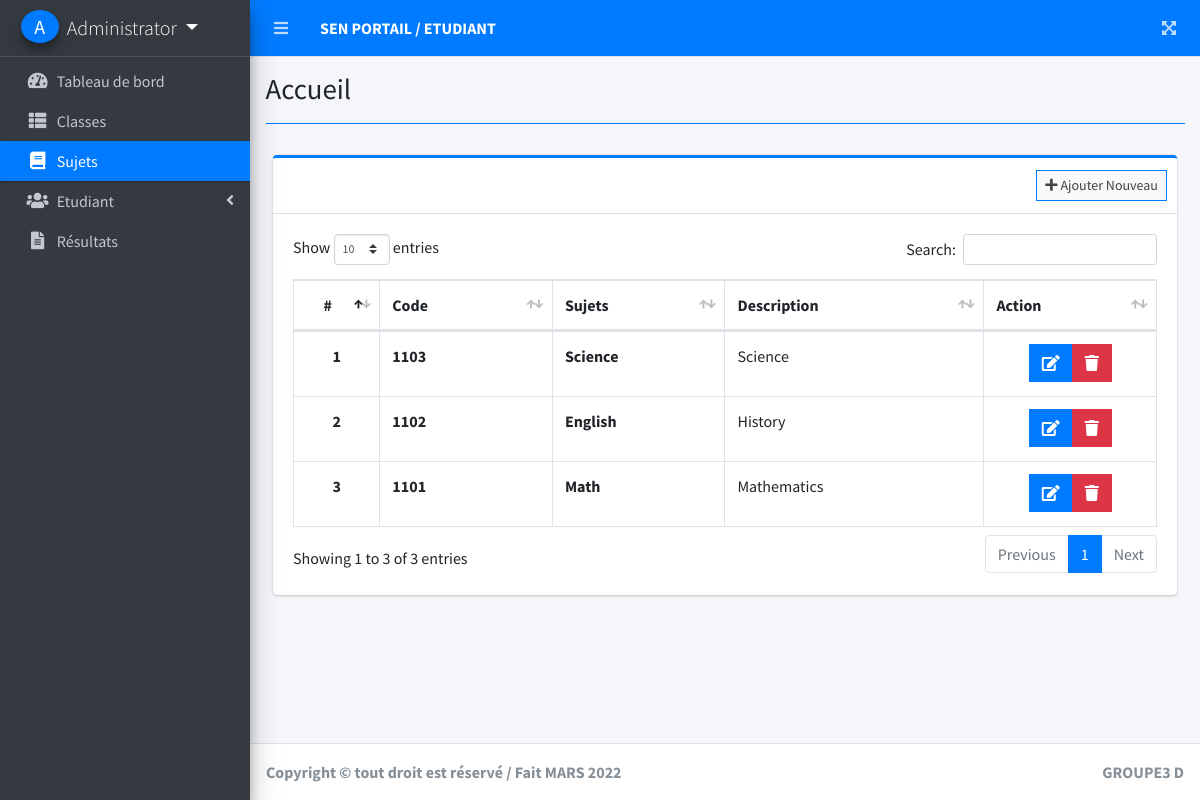
Page /index.php?page=subjects (signed in) on the committed database.
### tables this page shows
CREATE TABLE `subjects` (
  `id` int(30) NOT NULL,
  `subject_code` varchar(50) NOT NULL,
  `subject` varchar(200) NOT NULL,
  `description` text NOT NULL,
  `date_created` datetime NOT NULL DEFAULT current_timestamp()
);

### subjects.php (the view, shortened to what this page needs)
<?php include'db_connect.php' ?>
<div class="col-lg-12">
	<div class="card card-outline card-primary">
		<div class="card-header">
			<div class="card-tools">
				<a class="btn btn-block btn-sm btn-default btn-flat border-primary new_subject" href="javascript:void(0)"><i class="fa fa-plus"></i> Ajouter Nouveau</a>
			</div>
		</div>
		<div class="card-body">
			<table class="table tabe-hover table-bordered" id="list">
				<colgroup>
					<col width="10%">
					<col width="20%">
					<col width="20%">
					<col width="30%">
					<col width="20%">
				</colgroup>
				<thead>
					<tr>
						<th class="text-center">#</th>
						<th>Code</th>
						<th>Sujets</th>
						<th>Description</th>
						<th>Action</th>
					</tr>
				</thead>
				<tbody>
					<?php
					$i = 1;
					$qry = $conn->query("SELECT * FROM subjects order by unix_timestamp(date_created) desc ");
					while($row= $qry->fetch_assoc()):
					?>
					<tr>
						<th class="text-center"><?php echo $i++ ?></th>
						<td><b><?php echo ucwords($row['subject_code']) ?></b></td>
						<td><b><?php echo ucwords($row['subject']) ?></b></td>
						<td><p class=""><?php echo $row['description'] ?></p></td>
						<td class="text-center">
		                    <div class="btn-group">
		                        <a href="javascript:void(0)" data-id='<?php echo $row['id'] ?>' class="btn btn-primary btn-flat manage_subject">
		                          <i class="fas fa-edit"></i>
		                        </a>
		                        <button type="button" class="btn btn-danger btn-flat delete_subject" data-id="<?php echo $row['id'] ?>">
		                          <i class="fas fa-trash"></i>
		                        </button>
	                      </div>
						</td>
					</tr>
				<?php endwhile; ?>
				</tbody>
			</table>
		</div>
	</div>
</div>

### index.php (shortened to what this page needs)
<!DOCTYPE html>
<html lang="fr">
<?php
	include 'header.php'
?>
<body class="hold-transition sidebar-mini layout-fixed layout-navbar-fixed layout-footer-fixed">
<div class="wrapper">
  <?php include 'topbar.php' ?>
  <?php include 'sidebar.php' ?>
  <div class="content-wrapper">
    <div class="content-header">
      <div class="container-fluid">
        <div class="row mb-2">
          <div class="col-sm-6">
            <h1 class="m-0">Accueil</h1>
          </div>
        </div>
            <hr class="border-primary">
      </div>
    </div>
    <section class="content">
      <div class="container-fluid">
         <?php
            $page = isset($_GET['page']) ? $_GET['page'] : 'home';
            if(!file_exists($page.".php")){
                include '404.html';
            }else{
            include $page.'.php';
            }
          ?>
      </div>
    </section>
  </div>
  <footer class="main-footer">
    <strong> Copyright © tout droit est réservé / Fait MARS 2022</strong>
    <div class="float-right d-none d-sm-inline-block">
      <b>GROUPE3 D</b>
    </div>
  </footer>
</div>
</body>
</html>

### header.php (shortened to what this page needs)
<head>
  <link rel="stylesheet" href="assets/plugins/fontawesome-free/css/all.min.css">
  <link rel="stylesheet" href="assets/plugins/overlayScrollbars/css/OverlayScrollbars.min.css">
  <link rel="stylesheet" href="assets/plugins/datatables-bs4/css/dataTables.bootstrap4.min.css">
  <link rel="stylesheet" href="assets/plugins/datatables-responsive/css/responsive.bootstrap4.min.css">
  <link rel="stylesheet" href="assets/plugins/datatables-buttons/css/buttons.bootstrap4.min.css">
  <link rel="stylesheet" href="assets/plugins/select2/css/select2.min.css">
  <link rel="stylesheet" href="assets/plugins/select2-bootstrap4-theme/select2-bootstrap4.min.css">
  <link rel="stylesheet" href="assets/plugins/sweetalert2-theme-bootstrap-4/bootstrap-4.min.css">
  <link rel="stylesheet" href="assets/plugins/toastr/toastr.min.css">
  <link rel="stylesheet" href="assets/plugins/dropzone/min/dropzone.min.css">
  <link rel="stylesheet" href="assets/dist/css/jquery.datetimepicker.min.css">
  <link rel="stylesheet" href="assets/plugins/icheck-bootstrap/icheck-bootstrap.min.css">
  <link rel="stylesheet" href="assets/plugins/bootstrap4-toggle/css/bootstrap4-toggle.min.css">
  <link rel="stylesheet" href="assets/dist/css/adminlte.min.css">
  <link rel="stylesheet" href="assets/dist/css/styles.css">
  <link rel="stylesheet" href="assets/plugins/summernote/summernote-bs4.min.css">
</head>

### topbar.php (shortened to what this page needs)
<nav class="main-header navbar navbar-expand navbar-primary navbar-dark ">
    <ul class="navbar-nav">
      <?php if(isset($_SESSION['login_id'])): ?>
      <li class="nav-item">
        <a class="nav-link" data-widget="pushmenu" href="" role="button"><i class="fas fa-bars"></i></a>
      </li>
    <?php endif; ?>
      <li>
        <a class="nav-link text-white"  href="./" role="button"> <large><b>SEN PORTAIL / ETUDIANT</b></large></a>
      </li>
    </ul>
    <ul class="navbar-nav ml-auto">
      <li class="nav-item">
        <a class="nav-link" data-widget="fullscreen" href="#" role="button">
          <i class="fas fa-expand-arrows-alt"></i>
        </a>
      </li>
    </ul>
  </nav>

### sidebar.php (shortened to what this page needs)
<aside class="main-sidebar sidebar-dark-primary elevation-4">
    <div class="dropdown">
   	<a href="javascript:void(0)" class="brand-link dropdown-toggle" data-toggle="dropdown" aria-expanded="true">
        <?php if(empty($_SESSION['login_avatar'])): ?>
        <span class="brand-image img-circle elevation-3 d-flex justify-content-center align-items-center bg-primary text-white font-weight-500" style="width: 38px;height:50px"><?php echo strtoupper(substr($_SESSION['login_firstname'], 0,1).substr($_SESSION['login_lastname'], 0,1)) ?></span>
        <?php else: ?>
          <span class="image">
            <img src="../assets/uploads/<?php echo $_SESSION['login_avatar'] ?>" style="width: 38px;height:38px" class="img-circle elevation-2" alt="User Image">
          </span>
        <?php endif; ?>
        <span class="brand-text font-weight-light"><?php echo ucwords($_SESSION['login_firstname'].' '.$_SESSION['login_lastname']) ?></span>
      </a>
    </div>
    <div class="sidebar">
      <nav class="mt-2">
        <ul class="nav nav-pills nav-sidebar flex-column nav-flat" data-widget="treeview" role="menu" data-accordion="false">
          <li class="nav-item dropdown">
            <a href="./" class="nav-link nav-home">
              <i class="nav-icon fas fa-tachometer-alt"></i>
              <p>
                Tableau de bord
              </p>
            </a>
          </li>
          <li class="nav-item dropdown">
            <a href="./index.php?page=classes" class="nav-link nav-classes">
              <i class="nav-icon fas fa-th-list"></i>
              <p>
                Classes
              </p>
            </a>
          </li>
          <li class="nav-item dropdown">
            <a href="./index.php?page=subjects" class="nav-link nav-subjects">
              <i class="nav-icon fas fa-book"></i>
              <p>
                Sujets
              </p>
            </a>
          </li>
          <li class="nav-item">
            <a href="#" class="nav-link nav-edit_student">
              <i class="nav-icon fas fa-users"></i>
              <p>
                Etudiant
                <i class="right fas fa-angle-left"></i>
              </p>
            </a>
          </li>
           <li class="nav-item dropdown">
            <a href="./index.php?page=results" class="nav-link nav-results nav-new_result nav-edit_result">
              <i class="nav-icon fas fa-file-alt"></i>
              <p>
                Résultats
              </p>
            </a>
          </li>
        </ul>
      </nav>
    </div>
  </aside>

### rows in the picture
subjects: subject_code "1103", subject "Science", description "Science"
subjects: subject_code "1102", subject "English", description "History"
subjects: subject_code "1101", subject "Math", description "Mathematics"

### other values in the picture
$_SESSION['login_firstname'].' '.$_SESSION['login_lastname'] "Administrator"
